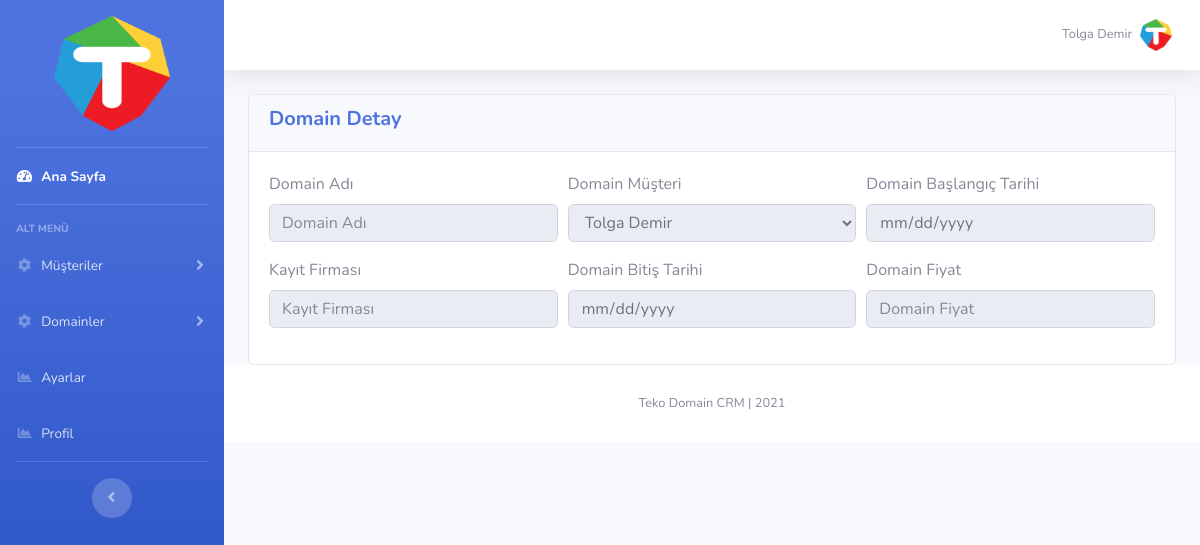
The app's page /domain.php (signed in) with its own data.
### tables this page shows
CREATE TABLE `ayarlar` (
  `id` int(11) NOT NULL,
  `site_logo` varchar(400) NOT NULL,
  `site_baslik` varchar(350) NOT NULL,
  `site_aciklama` varchar(300) NOT NULL,
  `site_link` varchar(100) NOT NULL,
  `site_sahip_mail` varchar(100) NOT NULL,
  `site_mail_host` varchar(100) NOT NULL,
  `site_mail_mail` varchar(100) NOT NULL,
  `site_mail_port` int(11) NOT NULL,
  `site_mail_sifre` varchar(100) NOT NULL,
  `footer_bilgi` varchar(75) DEFAULT NULL,
  `footer_ust` varchar(200) DEFAULT NULL,
  `footer_alt` varchar(200) DEFAULT NULL
);

### islemler/baglan.php (called while the page is built, shortened)
<?php
$host="localhost";
$veritabani_ismi="kursdomaintakip";
$kullanici_adi="root";
$sifre="";
try {
	$db = new PDO("mysql:host=$host;dbname=$veritabani_ismi;charset=utf8",$kullanici_adi,$sifre);
} catch (PDOException $e) {
	echo $e->getmessage();
}
$sorgu=$db->prepare("SELECT * FROM ayarlar");
$sorgu->execute();
$ayarcek=$sorgu->fetch(PDO::FETCH_ASSOC);
?>

### domain.php (the view)
<?php require 'header.php';
$sorgu=$db->prepare("SELECT * FROM domain WHERE domain_id=:domain_id");
$sorgu->execute(array(
	'domain_id' => $_POST['domain_id']
));
$domain=$sorgu->fetch(PDO::FETCH_ASSOC);
?>
<div class="container-fluid">
	<div class="row">
		<div class="col-md-12">
			<div class="card">
				<div class="card-header">
					<h5 class="font-weight-bold text-primary">Domain Detay</h5>
				</div>
				<div class="card-body">
					<form>
						<div class="form-row">
							<div class="col-md-4 form-group">
								<label>Domain Adı</label>
								<input disabled="" type="text" name="domain_adi" class="form-control" placeholder="Domain Adı" value="<?php echo $domain['domain_adi'] ?>">
							</div>
							<div class="col-md-4 form-group">
								<label>Domain Müşteri</label>
								<select disabled="" name="domain_musteri" class="form-control">
									<?php
									$sorgu=$db->prepare("SELECT * FROM musteri");
									$sorgu->execute();
									while ($musteri=$sorgu->fetch(PDO::FETCH_ASSOC)) { ?>
										<option <?php if($domain['domain_musteri']==$musteri['musteri_id']){echo "selected";} ?> value="<?php echo $musteri['musteri_id'] ?>"><?php echo $musteri['musteri_isim'] ?></option>
									<?php }	?>
								</select>
							</div>
							<div class="col-md-4 form-group">
								<label>Domain Başlangıç Tarihi</label>
								<input disabled="" type="date" name="domain_baslangic" class="form-control" placeholder="Domain Başlangıç Tarihi" value="<?php echo $domain['domain_baslangic'] ?>">
							</div>
						</div>
						<div class="form-row">
							<div class="col-md-4 form-group">
								<label>Kayıt Firması</label>
								<input disabled="" type="text" name="domain_kayit_firmasi" class="form-control" placeholder="Kayıt Firması" value="<?php echo $domain['domain_kayit_firmasi'] ?>">
							</div>
							<div class="col-md-4 form-group">
								<label>Domain Bitiş Tarihi</label>
								<input disabled="" type="date" name="domain_bitis" class="form-control" placeholder="Domain Bitiş Tarihi" value="<?php echo $domain['domain_bitis'] ?>">
							</div>
							<div class="col-md-4 form-group">
								<label>Domain Fiyat</label>
								<input disabled="" type="text" name="domain_fiyat" class="form-control" placeholder="Domain Fiyat" value="<?php echo $domain['domain_fiyat'] ?>">
							</div>
						</div>
					</form>
				</div>
			</div>
		</div>
	</div>
</div>
<?php require 'footer.php'; ?>

### header.php (shortened to what this page needs)
<?php
include 'islemler/baglan.php';
?>
<!DOCTYPE html>
<html lang="en">
<head>
  <link href="vendor/fontawesome-free/css/all.min.css" rel="stylesheet" type="text/css">
  <link href="css/sb-admin-2.min.css" rel="stylesheet">
</head>
<body id="page-top">
  <div id="wrapper">
    <ul class="navbar-nav bg-gradient-primary sidebar sidebar-dark accordion" id="accordionSidebar">
     <li class="nav-item">
      <a class="nav-link text-center" href="index.php">
        <img src="dosyalar/<?php echo $ayarcek['site_logo'] ?>" style="width: 60%; height: auto;">
      </a>
    </li>
    <hr class="sidebar-divider my-0">
    <li class="nav-item active">
      <a class="nav-link" href="index.php">
        <i class="fas fa-fw fa-tachometer-alt"></i>
        <span>Ana Sayfa</span></a>
      </li>
      <hr class="sidebar-divider">
      <div class="sidebar-heading">
        ALT MENÜ
      </div>
      <li class="nav-item">
        <a class="nav-link collapsed" href="#" data-toggle="collapse" data-target="#musterimenu" aria-expanded="true" aria-controls="musterimenu">
          <i class="fas fa-fw fa-cog"></i>
          <span>Müşteriler</span>
        </a>
      </li>
      <li class="nav-item">
        <a class="nav-link collapsed" href="#" data-toggle="collapse" data-target="#domainmenu" aria-expanded="true" aria-controls="domainmenu">
          <i class="fas fa-fw fa-cog"></i>
          <span>Domainler</span>
        </a>
      </li>
      <li class="nav-item">
        <a class="nav-link" href="ayarlar.php">
          <i class="fas fa-fw fa-chart-area"></i>
          <span>Ayarlar</span></a>
        </li>
        <li class="nav-item">
          <a class="nav-link" href="profil.php">
            <i class="fas fa-fw fa-chart-area"></i>
            <span>Profil</span></a>
          </li>
          <hr class="sidebar-divider d-none d-md-block">
          <div class="text-center d-none d-md-inline">
            <button class="rounded-circle border-0" id="sidebarToggle"></button>
          </div>
        </ul>
        <div id="content-wrapper" class="d-flex flex-column">
          <div id="content">
            <nav class="navbar navbar-expand navbar-light bg-white topbar mb-4 static-top shadow">
              <ul class="navbar-nav ml-auto">
                <li class="nav-item dropdown no-arrow">
                  <a class="nav-link dropdown-toggle" href="#" id="userDropdown" role="button" data-toggle="dropdown" aria-haspopup="true" aria-expanded="false">
                    <span class="mr-2 d-none d-lg-inline text-gray-600 small"><?php echo $_SESSION['kul_isim'] ?></span>
                    <img class="img-profile rounded-circle" src="dosyalar/<?php echo $ayarcek['site_logo'] ?>">
                  </a>
                </li>
              </ul>
            </nav>

### footer.php (shortened to what this page needs)
  <footer class="sticky-footer bg-white">
    <div class="container my-auto">
      <div class="copyright text-center my-auto">
        <span><?php echo $ayarcek['footer_bilgi'] ?></span>
      </div>
    </div>
  </footer>
</div>
</div>
</body>
</html>

### records on screen
ayarlar: site_logo (picture), footer_bilgi "Teko Domain CRM | 2021"

### other values on screen
$_SESSION['kul_isim'] "Tolga Demir"
form field domain_musteri "Tolga Demir"
